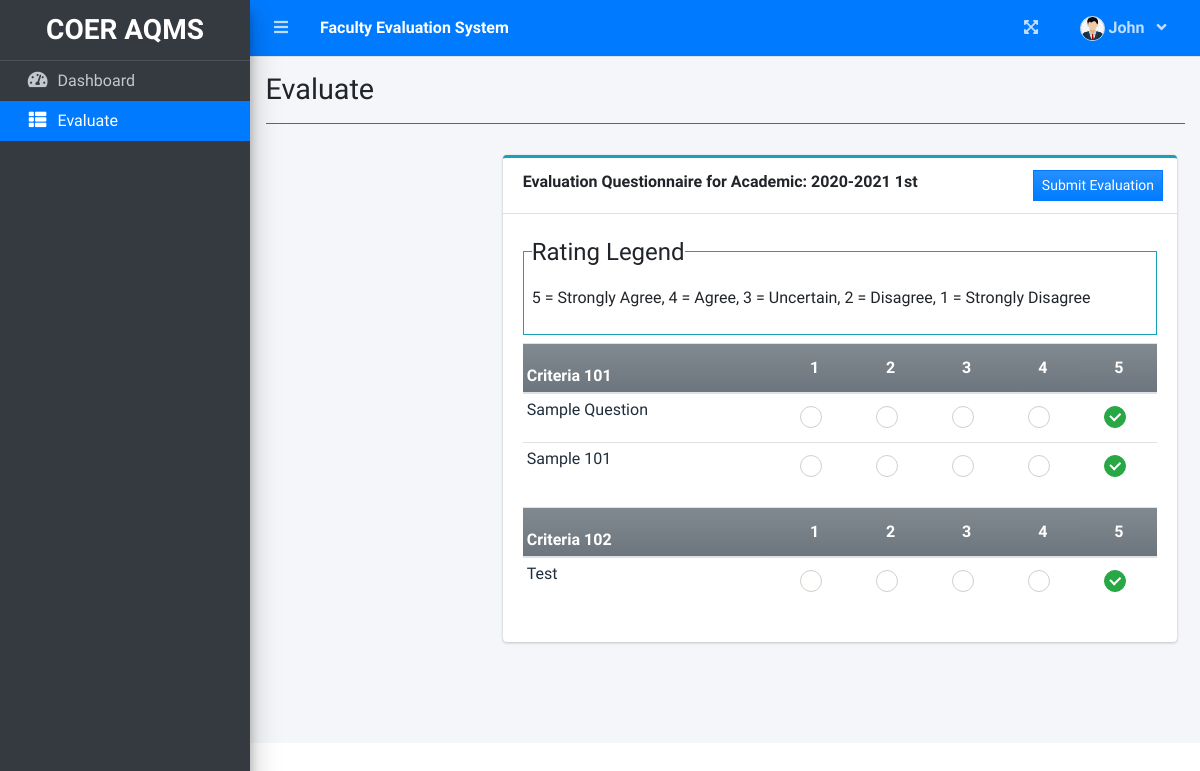
Page /index.php?page=evaluate (signed in) on the committed database.
### tables this page shows
CREATE TABLE `criteria_list` (
  `id` int(30) NOT NULL,
  `criteria` text NOT NULL,
  `order_by` int(30) NOT NULL
);

CREATE TABLE `question_list` (
  `id` int(30) NOT NULL,
  `academic_id` int(30) NOT NULL,
  `question` text NOT NULL,
  `order_by` int(30) NOT NULL,
  `criteria_id` int(30) NOT NULL
);

### student/evaluate.php (the view, shortened to what this page needs)
<?php
function ordinal_suffix($num){
    $num = $num % 100;
    if($num < 11 || $num > 13){
         switch($num % 10){
            case 1: return $num.'st';
        }
    }
    return $num.'th';
}
?>
<div class="col-lg-12">
	<div class="row">
		<div class="col-md-3">
		</div>
		<div class="col-md-9">
			<div class="card card-outline card-info">
				<div class="card-header">
					<b>Evaluation Questionnaire for Academic: <?php echo $_SESSION['academic']['year'].' '.(ordinal_suffix($_SESSION['academic']['semester'])) ?> </b>
					<div class="card-tools">
						<button class="btn btn-sm btn-flat btn-primary bg-gradient-primary mx-1" form="manage-evaluation">Submit Evaluation</button>
					</div>
				</div>
				<div class="card-body">
					<fieldset class="border border-info p-2 w-100">
					   <legend  class="w-auto">Rating Legend</legend>
					   <p>5 = Strongly Agree, 4 = Agree, 3 = Uncertain, 2 = Disagree, 1 = Strongly Disagree</p>
					</fieldset>
					<form id="manage-evaluation">
					<?php
						$criteria = $conn->query("SELECT * FROM criteria_list where id in (SELECT criteria_id FROM question_list where academic_id = {$_SESSION['academic']['id']} ) order by abs(order_by) asc ");
						while($crow = $criteria->fetch_assoc()):
					?>
					<table class="table table-condensed">
						<thead>
							<tr class="bg-gradient-secondary">
								<th class=" p-1"><b><?php echo $crow['criteria'] ?></b></th>
								<th class="text-center">1</th>
								<th class="text-center">2</th>
								<th class="text-center">3</th>
								<th class="text-center">4</th>
								<th class="text-center">5</th>
							</tr>
						</thead>
						<tbody class="tr-sortable">
							<?php
							$questions = $conn->query("SELECT * FROM question_list where criteria_id = {$crow['id']} and academic_id = {$_SESSION['academic']['id']} order by abs(order_by) asc ");
							while($row=$questions->fetch_assoc()):
							?>
							<tr class="bg-white">
								<td class="p-1" width="40%">
									<?php echo $row['question'] ?>
								</td>
								<?php for($c=1;$c<=5;$c++): ?>
								<td class="text-center">
									<div class="icheck-success d-inline">
				                        <label for="qradio<?php echo $row['id'].'_'.$c ?>">
				                        </label>
			                      </div>
								</td>
								<?php endfor; ?>
							</tr>
							<?php endwhile; ?>
						</tbody>
					</table>
					<?php endwhile; ?>
					</form>
				</div>
			</div>
		</div>
	</div>
</div>

### rows in the picture
criteria_list: criteria "Criteria 101"
question_list: question "Sample Question"
question_list: question "Sample 101"
criteria_list: criteria "Criteria 102"
question_list: question "Test"

### other values in the picture
$_SESSION['system']['name'] "Faculty Evaluation System"
$_SESSION['login_firstname'] "John"
$title "Evaluate"
$_SESSION['academic']['year'] "2020-2021"
ordinal_suffix($_SESSION['academic']['semester']) "1st"
